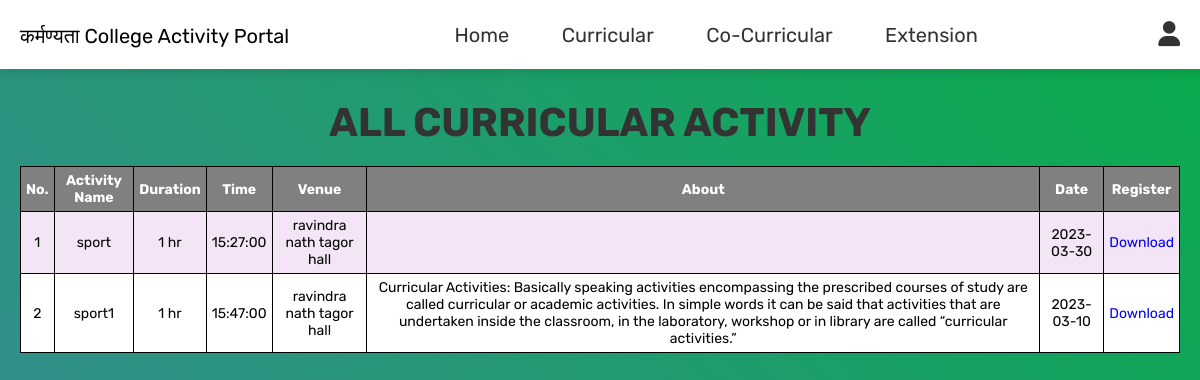
The page /act1.php (signed in) on the database its author committed.
### tables this page shows
CREATE TABLE `activity` (
  `id` int(11) NOT NULL,
  `act_name` varchar(100) NOT NULL,
  `duration` varchar(100) NOT NULL,
  `time` time NOT NULL,
  `place` varchar(100) NOT NULL,
  `about` varchar(1000) NOT NULL,
  `date` date NOT NULL,
  `image` varchar(100) NOT NULL,
  `act_type` int(11) NOT NULL
);

### act1.php (the view, shortened to what this page needs)
<?php
include 'config.php';
?>
<!DOCTYPE html>
<html lang="en">
<head>
    <link rel="stylesheet" href="https://cdnjs.cloudflare.com/ajax/libs/font-awesome/6.0.0/css/all.min.css">
    <link rel="stylesheet" href="css/style.css?v=<?php echo time();?>">
</head>
<body>
    <?php include 'user_header.php'; ?>
    <section class="products">
        <h1 class="title">all curricular activity</h1>
        <div class="box-container">
        <div class="row22">
                <table class="table" style="width: 100%;">
                    <thead>
                        <tr>
                            <th>No.</th>
                            <th>Activity Name</th>
                            <th>Duration</th>
                            <th>Time</th>
                            <th>Venue</th>
                            <th>About</th>
                            <th>Date</th>
                            <th>Register</th>
                        </tr>
                    </thead>
                    <tbody>
                        <?php
					$i = 1;
					$query="SELECT * FROM `activity` WHERE `act_type`='1'";
					$result=$conn->query($query);
					while($row = mysqli_fetch_array($result)) { ?>
                        <td><?php echo $i++; ?></td>
                        <td><?php echo $row['act_name']; ?></td>
                        <td><?php echo $row['duration']; ?></td>
                        <td><?php echo $row['time']; ?></td>
                        <td><?php echo $row['place']; ?></td>
                        <td><?php echo $row['about']; ?></td>
                        <td><?php echo $row['date']; ?></td>
                        <td><a href="download.php?id=<?php echo $row['id']; ?>&name=<?php echo $row['act_name']; ?>">Download</a></td>
                        <?php } ?>
                    </tbody>
                </table>
            </div>
        </div>
    </section>
</body>
</html>

### css/style.css (style rules this page uses)
:root { --red: #000; --red: #000; --orange: #000; --black: #333; --white: #fff; --light-color: #666; --light-white: #ccc; --light-bg: #f5f5f5; --border: 0.1rem solid var(--black); --box-shadow: 0 0.5rem 1rem rgba(0, 0, 0, 0.1); }
body { background-color: #328f8a; background-image: linear-gradient(45deg,#328f8a,#08ac4b); }
* { font-family: "Rubik", sans-serif; margin: 0; padding: 0; box-sizing: border-box; outline: none; border: none; text-decoration: none; transition: all 0.2s linear; }
html { font-size: 62.5%; overflow-x: hidden; }
section { padding: 3rem 2rem; }
.title { text-align: center; margin-bottom: 2rem; text-transform: uppercase; color: var(--black); font-size: 4rem; }
.products .box-container { max-width: 1200px; margin: 0 auto; text-align: -webkit-center; }
td, th { border: 1px solid #000; padding: 0.5rem; text-align: center; font-size: 1.4rem; }
th { color: white; }
table { border-collapse: collapse; }
tr { background: gray; }

### rows shown on the page
activity: act_name "sport", duration "1 hr", time "15:27:00", place "ravindra nath tagor hall", date "2023-03-30"
activity: act_name "sport1", duration "1 hr", time "15:47:00", place "ravindra nath tagor hall", about "Curricular Activities: Basically speaking activities encompassing the prescribed courses of study are called curricular or academic activities. In simple words it can be said that activities that are undertaken inside the classroom, in the laboratory, workshop or in library are called “curricular activities.”", date "2023-03-10"
